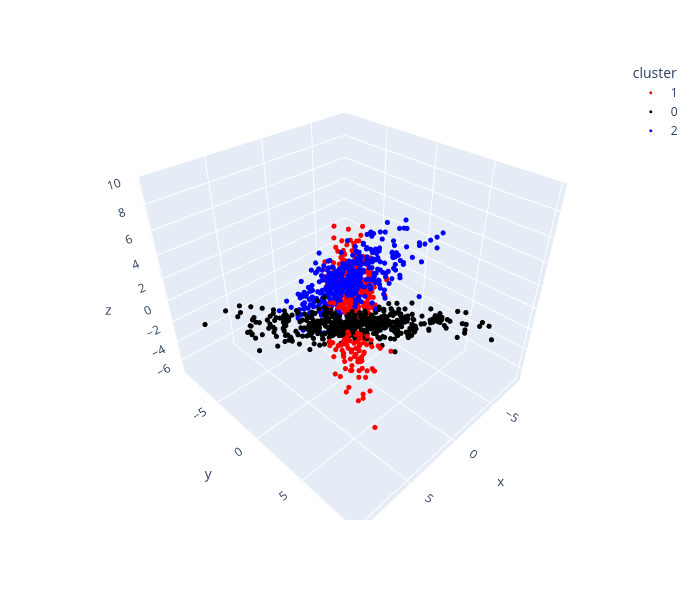

Source (notebook cell):
### Markdown cell above
Let's verify this by visualising the data in three dimensions.

### Code cell
%matplotlib inline

plot_df = pd.DataFrame({
    'x': dataset_2['x'],
    'y': dataset_2['y'],
    'z': dataset_2['z'],
    'cluster': y_gmixture.astype(str)
})

fig = px.scatter_3d(plot_df, x='x', y='y', z='z', 
                color='cluster', color_discrete_sequence=['red', 'black', 'blue'], 
                height=600, width=700)
fig.update_traces(marker=dict(size=3))
fig.show()

### Figure 1 — Plotly figure (JSON) as saved in the notebook; plotly's stock layout.template omitted (floating-point values rounded to 4 significant figures; data arrays with more than 128 entries replaced by an {"elided": "..."} marker saying what was removed)
{"data": [{"hovertemplate": "cluster=1<br>x=%{x}<br>y=%{y}<br>z=%{z}<extra></extra>", "legendgroup": "1", "marker": {"color": "red", "size": 3, "symbol": "circle"}, "mode": "markers", "name": "1", "scene": "scene", "showlegend": true, "type": "scatter3d", "x": {"elided": "350 float values"}, "y": {"elided": "350 float values"}, "z": {"elided": "350 float values"}}, {"hovertemplate": "cluster=0<br>x=%{x}<br>y=%{y}<br>z=%{z}<extra></extra>", "legendgroup": "0", "marker": {"color": "black", "size": 3, "symbol": "circle"}, "mode": "markers", "name": "0", "scene": "scene", "showlegend": true, "type": "scatter3d", "x": {"elided": "455 float values"}, "y": {"elided": "455 float values"}, "z": {"elided": "455 float values"}}, {"hovertemplate": "cluster=2<br>x=%{x}<br>y=%{y}<br>z=%{z}<extra></extra>", "legendgroup": "2", "marker": {"color": "blue", "size": 3, "symbol": "circle"}, "mode": "markers", "name": "2", "scene": "scene", "showlegend": true, "type": "scatter3d", "x": {"elided": "395 float values"}, "y": {"elided": "395 float values"}, "z": {"elided": "395 float values"}}], "layout": {"height": 600, "legend": {"title": {"text": "cluster"}, "tracegroupgap": 0}, "margin": {"t": 60}, "scene": {"domain": {"x": [0, 1], "y": [0, 1]}, "xaxis": {"title": {"text": "x"}}, "yaxis": {"title": {"text": "y"}}, "zaxis": {"title": {"text": "z"}}}, "width": 700}}
